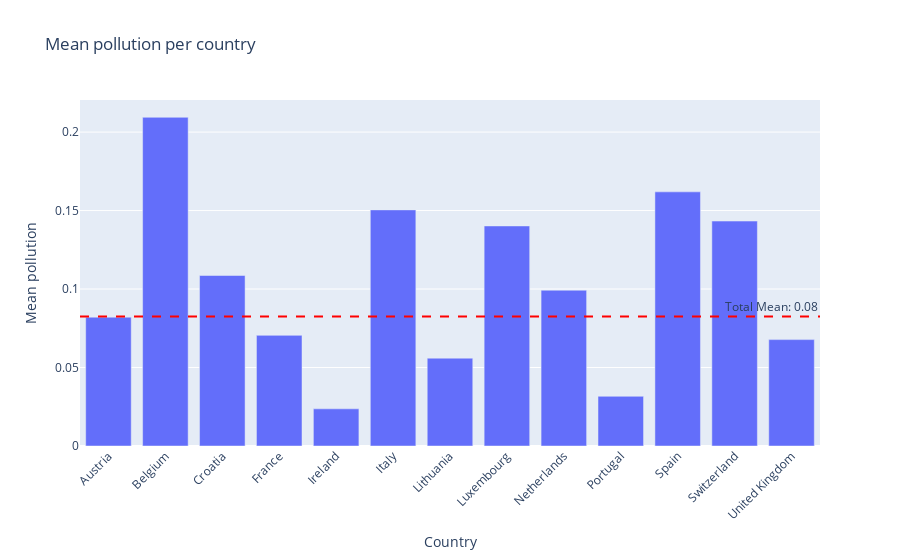

Notebook cell for this chart:
### Code cell
# Do the same plot without the Romania value
average_pollution = df.groupby('Country')['polution'].mean().reset_index()
total_mean_pollution = df['polution'].mean()

fig = px.bar(average_pollution, x='Country', y='polution',
             title='Mean pollution per country')

fig.update_layout(xaxis_tickangle=-45, xaxis_title='Country', yaxis_title='Mean pollution')

fig.add_hline(y=total_mean_pollution, line_dash="dash", line_color="red", annotation_text=f"Total Mean: {total_mean_pollution:.2f}",
              annotation_position="top right")

fig.show()

### Figure 1 — Plotly figure (JSON) as saved in the notebook; plotly's stock layout.template omitted (floating-point values rounded to 4 significant figures)
{"data": [{"alignmentgroup": "True", "hovertemplate": "Country=%{x}<br>polution=%{y}<extra></extra>", "legendgroup": "", "marker": {"color": "#636efa", "pattern": {"shape": ""}}, "name": "", "offsetgroup": "", "orientation": "v", "showlegend": false, "textposition": "auto", "type": "bar", "x": ["Austria", "Belgium", "Croatia", "France", "Ireland", "Italy", "Lithuania", "Luxembourg", "Netherlands", "Portugal", "Spain", "Switzerland", "United Kingdom"], "xaxis": "x", "y": [0.08208, 0.2094, 0.1086, 0.07049, 0.02368, 0.1504, 0.05596, 0.1402, 0.09924, 0.03167, 0.1619, 0.1433, 0.06778], "yaxis": "y"}], "layout": {"annotations": [{"showarrow": false, "text": "Total Mean: 0.08", "x": 1, "xanchor": "right", "xref": "x domain", "y": 0.08243, "yanchor": "bottom", "yref": "y"}], "barmode": "relative", "legend": {"tracegroupgap": 0}, "shapes": [{"line": {"color": "red", "dash": "dash"}, "type": "line", "x0": 0, "x1": 1, "xref": "x domain", "y0": 0.08243, "y1": 0.08243, "yref": "y"}], "title": {"text": "Mean pollution per country"}, "xaxis": {"anchor": "y", "domain": [0, 1], "tickangle": -45, "title": {"text": "Country"}}, "yaxis": {"anchor": "x", "domain": [0, 1], "title": {"text": "Mean pollution"}}}}
